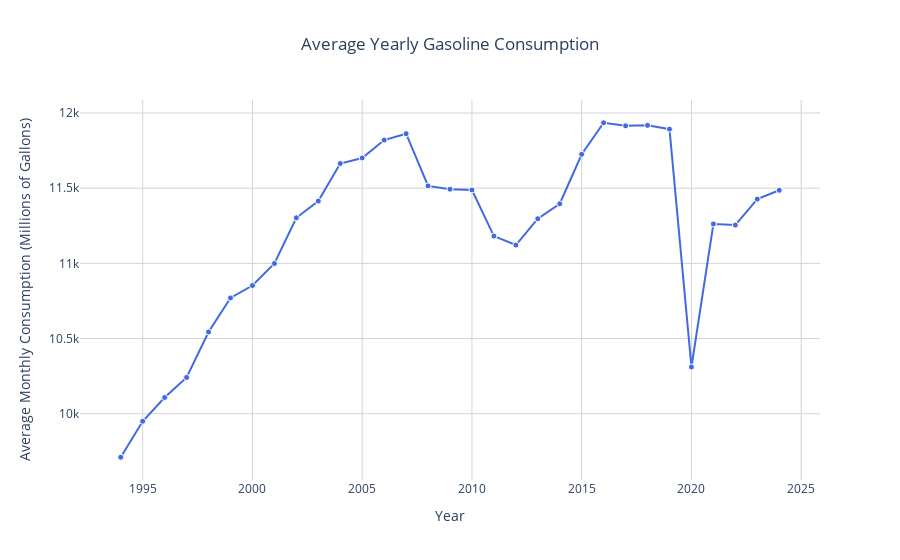

Here is the notebook cell this chart was saved with:
### Code cell
''' Create a line plot to visualize average yearly gasoline consumption '''

# Extract the Year from the Date column
consumption["Year"] = consumption["Date"].dt.year
yearly_avg = consumption.groupby("Year")["Gasoline_Consumption(Millions of Gallons)"].mean().reset_index()

# Create line plot
fig = px.line(
    yearly_avg,
    x="Year",
    y="Gasoline_Consumption(Millions of Gallons)",
    title="Average Yearly Gasoline Consumption",
    labels={
        "Year": "Year",
        "Gasoline_Consumption(Millions of Gallons)": "Average Monthly Consumption (Millions of Gallons)"
    },
)

# Customize the appearance
fig.update_traces(
    mode="lines+markers",
    line=dict(color=colors["consumption"], width=2),
    marker=dict(size=6, color=colors["consumption"], line=dict(width=1, color="white"))
)

# Update layout
fig.update_layout(
    template="plotly_white",
    hovermode="x unified",
    title_x=0.5,
    xaxis=dict(showgrid=True, gridcolor="lightgray"),
    yaxis=dict(showgrid=True, gridcolor="lightgray"),
)

fig.show()

### Figure 1 — Plotly figure (JSON) as saved in the notebook; plotly's stock layout.template omitted (floating-point values rounded to 4 significant figures)
{"data": [{"hovertemplate": "Year=%{x}<br>Average Monthly Consumption (Millions of Gallons)=%{y}<extra></extra>", "legendgroup": "", "line": {"color": "royalblue", "dash": "solid", "width": 2}, "marker": {"color": "royalblue", "line": {"color": "white", "width": 1}, "size": 6, "symbol": "circle"}, "mode": "lines+markers", "name": "", "orientation": "v", "showlegend": false, "type": "scatter", "x": [1994, 1995, 1996, 1997, 1998, 1999, 2000, 2001, 2002, 2003, 2004, 2005, 2006, 2007, 2008, 2009, 2010, 2011, 2012, 2013, 2014, 2015, 2016, 2017, 2018, 2019, 2020, 2021, 2022, 2023, 2024], "xaxis": "x", "y": [9711.0, 9950.0, 10110.0, 10240.0, 10540.0, 10770.0, 10850.0, 11000.0, 11300.0, 11410.0, 11660.0, 11700.0, 11820.0, 11860.0, 11520.0, 11490.0, 11490.0, 11180.0, 11120.0, 11300.0, 11400.0, 11730.0, 11940.0, 11910.0, 11920.0, 11890.0, 10310.0, 11260.0, 11250.0, 11430.0, 11490.0], "yaxis": "y"}], "layout": {"hovermode": "x unified", "legend": {"tracegroupgap": 0}, "title": {"text": "Average Yearly Gasoline Consumption", "x": 0.5}, "xaxis": {"anchor": "y", "domain": [0, 1], "gridcolor": "lightgray", "showgrid": true, "title": {"text": "Year"}}, "yaxis": {"anchor": "x", "domain": [0, 1], "gridcolor": "lightgray", "showgrid": true, "title": {"text": "Average Monthly Consumption (Millions of Gallons)"}}}}
